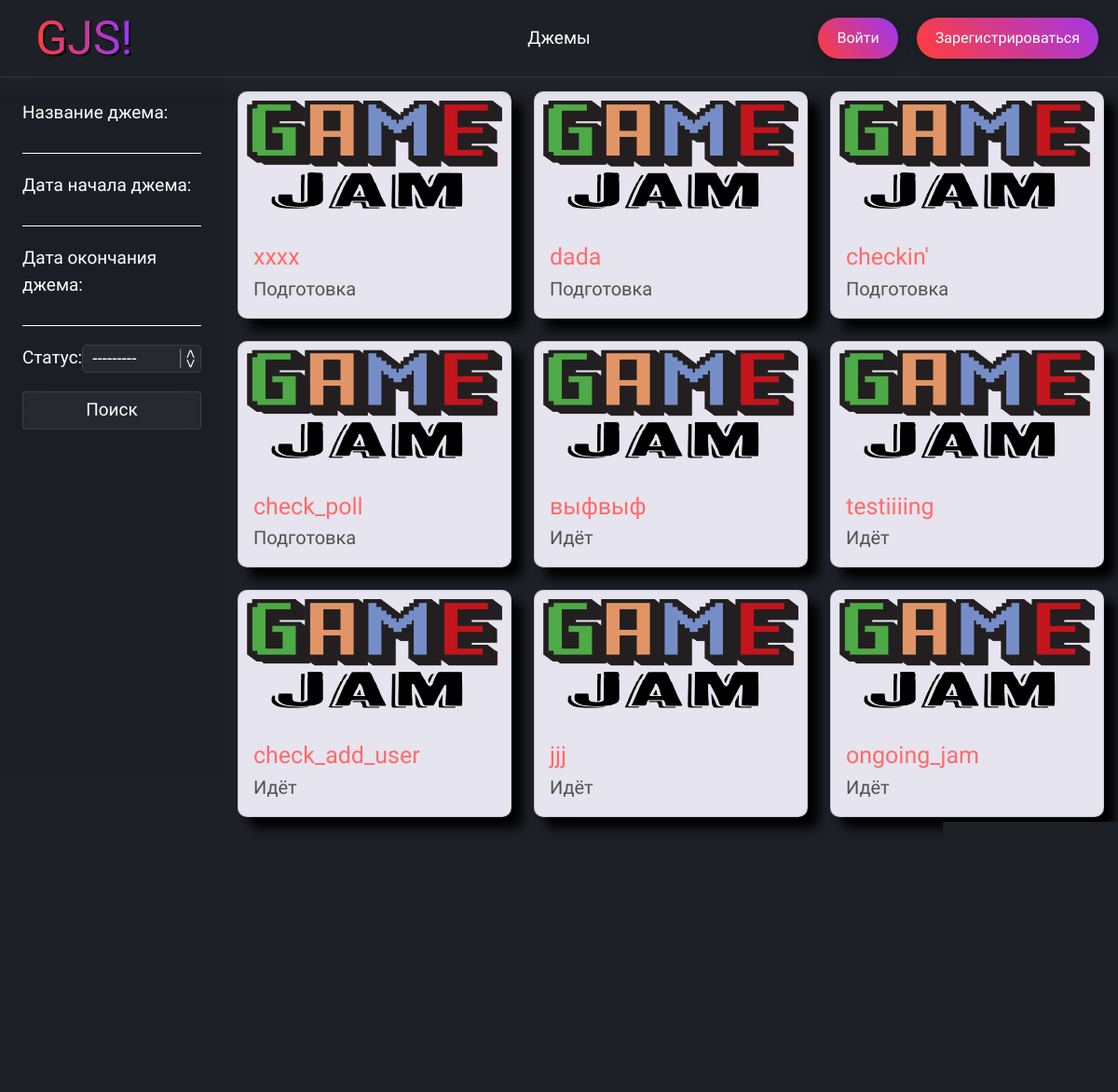
The app's page /jams/ with its own data.
### jams/models/gamejam.py (models this page shows, shortened)
class GameJam(models.Model):
    jam_status = [
        ("FN", "Завершён"),
        ("OG", "Идёт"),
        ("PR", "Подготовка")
    ]
    uuid = models.UUIDField(primary_key=True, default=uuid.uuid4, editable=False)
    title = models.CharField(max_length=255, verbose_name='Название джема')
    date_start = models.DateTimeField(verbose_name='Дата начала')
    date_end = models.DateTimeField(verbose_name='Дата окончания')
    theme = models.CharField(max_length=255, blank=True, verbose_name='Тема')
    status = models.CharField(max_length=3, choices=jam_status, default="PR", verbose_name='Статус')
    winner = models.ForeignKey(settings.AUTH_USER_MODEL, related_name="user_winner",
                               on_delete=models.SET_NULL, blank=True, null=True, verbose_name='Победитель')
    users = models.ManyToManyField(settings.AUTH_USER_MODEL, related_name="users",
                                   blank=True, verbose_name='Участники')
    class Meta:
        verbose_name = "Геймджем"
        verbose_name_plural = "Геймджемы"

### jams/views.py (the view)
# urls.py: path('', views.GameJamsLists.as_view(), name='jams_list'),
class GameJamsLists(ListView):
    template_name = 'pages/jams_pages/jams.html'
    queryset = GameJam.objects.order_by('-status', '-date_start')
    def get_context_data(self, **kwargs):
        context = super().get_context_data(**kwargs)
        context["filter"] = GameJamsFilter(self.request.GET, queryset=self.get_queryset())
        return context

### templates/pages/jams_pages/jams.html (shortened to what this page needs)
{% extends 'base.html' %}
{% load static %}
{% block head %}
<link rel="stylesheet" href="{% static 'css/form.css' %}">
<link rel="stylesheet" href="{% static 'css/sidebar.css' %}">
<link rel="stylesheet" href="https://code.jquery.com/ui/1.12.1/themes/base/jquery-ui.css">
{% endblock %}
{% block sidebar %}
<form method="get" class="filter">
    {{ filter.form.as_p }}
    <button class="btn-form">Поиск</button>
</form>
{% endblock %}
{% block content %}
<div class="main-container">
    <div class="row">
        {% for jam in filter.qs %}
            <div class="col-md-4 mb-4">
                <div class="card">
                    <a href="{% url 'gamejam_detail' uuid=jam.uuid %}">
                        <img src="{% static 'img/logo.png' %}" class="card-img-top" alt="Game Jam Logo" style="padding: 3%">
                    </a>
                    <div class="card-body">
                        <div>
                            <a href="{% url 'gamejam_detail' uuid=jam.uuid %}" class="card-title">{{ jam.title }}</a>
                            <p class="card-text">{{ jam.get_status_display }}</p>
                        </div>
                    </div>
                </div>
            </div>
        {% endfor %}
    </div>
</div>
{% endblock %}

### static/css/container.css (style rules this page uses)
.card { position: relative; display: flex; flex-direction: column; word-wrap: break-word; border-radius: 10px; min-width: 0; background-color: #e6e4ee; background-clip: border-box; transition: all 0.25s ease-in-out; box-shadow: 12px 12px 12px rgba(0, 0, 0, 1.5); }
.card-body { display: flex; justify-content: space-between; }
.card-title { font-size: 25px; color: #ff6b6b; }
.card-text { font-size: 20px; color: rgb(82, 82, 82); }
.row { padding: 15px; }

### static/css/style.css (style rules this page uses)
:root { --main-background: rgb(30, 32, 40); --head-foot: linear-gradient(90deg, rgb(24, 128, 255) 0%, rgba(24,128,255,1) 50%, rgba(48,159,255,1) 100%); }
* { scroll-behavior: smooth; }
body { background: var(--main-background); font-family: "PT Sans", serif; font-weight: 400; font-style: normal; color: #fff; font-size: 19px; display: grid; grid-template-rows: auto 1fr; grid-template-columns: auto 4fr; min-height: 100vh; }
a { text-decoration: none; }
p { margin: 0; }
button { border: none; text-decoration: none; cursor: pointer; }

### static/css/form.css (style rules this page uses)
input { border: none; outline: none; }
input { width: 100%; padding: 0; background-color: transparent; border-bottom: 1px solid white; color: #fff; }
.poll-button, .btn-form { background-color: rgba(255, 255, 255, 0.05); border: 1px solid rgba(255, 255, 255, 0.1); backdrop-filter: blur(10px); border-radius: 4px; padding: 5px; color: #fff; }
.btn-form { width: 100%; }
label { color: white; }

### static/css/sidebar.css (style rules this page uses)
.filter { position: fixed; display: flex; gap: 20px; justify-content: space-around; flex-direction: column; width: 20vw; padding: 2vw; }
.filter::before { content: ''; position: absolute; top: -12%; left: 0; background-color: rgb(28, 30, 38); z-index: -1; width: 100%; height: 100vh; }
.filter p:nth-child(4) { position: relative; display: flex; justify-content: space-between }
select { -webkit-appearance: none; -moz-appearance: none; appearance: none; width: 70%; outline: none; border-radius: 5px; text-indent: 10px; background-color: rgba(255, 255, 255, 0.05); border: 1px solid rgba(255, 255, 255, 0.1); color: #fff; }
.filter p:nth-child(4)::after { content: '<>'; font: 17px "Consolas", monospace; position: absolute; right: 3px; top: 50%; transform: translateY(50%); transform: translateY(-50%) rotate(90deg); border-bottom: 1px solid #999; pointer-events: none; }
option { color: black; }

### records on screen
GameJam: title "xxxx", status "Подготовка"
GameJam: title "dada", status "Подготовка"
GameJam: title "checkin'", status "Подготовка"
GameJam: title "check_poll", status "Подготовка"
GameJam: title "выфвыф", status "Идёт"
GameJam: title "testiiiing", status "Идёт"
GameJam: title "check_add_user", status "Идёт"
GameJam: title "jjj", status "Идёт"
GameJam: title "ongoing_jam", status "Идёт"
